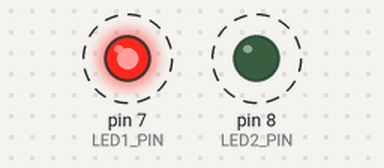
A sketch run on a simulated Arduino Uno, built with avr-gcc and run on an emulated ATmega328P. Parts: output pins drawn as LEDs (lit = HIGH). Dashed ring = blinking. What the sketch prints to the serial monitor is not drawn.

Above: at 0.2 s.
Timing chart, 0 to 3.0 s (numbered marks = the images above):
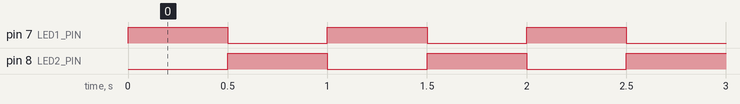

The sketch:

challenge3_zwei_leds.ino
```cpp
// B01 Challenge 3: Zwei LEDs abwechselnd
// LED1 an Pin 7, LED2 an Pin 8

const int LED1_PIN = 7;
const int LED2_PIN = 8;

void setup() {
  pinMode(LED1_PIN, OUTPUT);
  pinMode(LED2_PIN, OUTPUT);
  Serial.begin(9600);
  Serial.println("Challenge 3: Zwei LEDs abwechselnd!");
}

void loop() {
  // LED1 an, LED2 aus
  digitalWrite(LED1_PIN, HIGH);
  digitalWrite(LED2_PIN, LOW);
  delay(500);

  // LED1 aus, LED2 an
  digitalWrite(LED1_PIN, LOW);
  digitalWrite(LED2_PIN, HIGH);
  delay(500);
}
```

Measured:
- by itself, pin 7 (LED1_PIN), pin 8 (LED2_PIN): alternates HIGH for 0.50 s and LOW for 0.50 s
